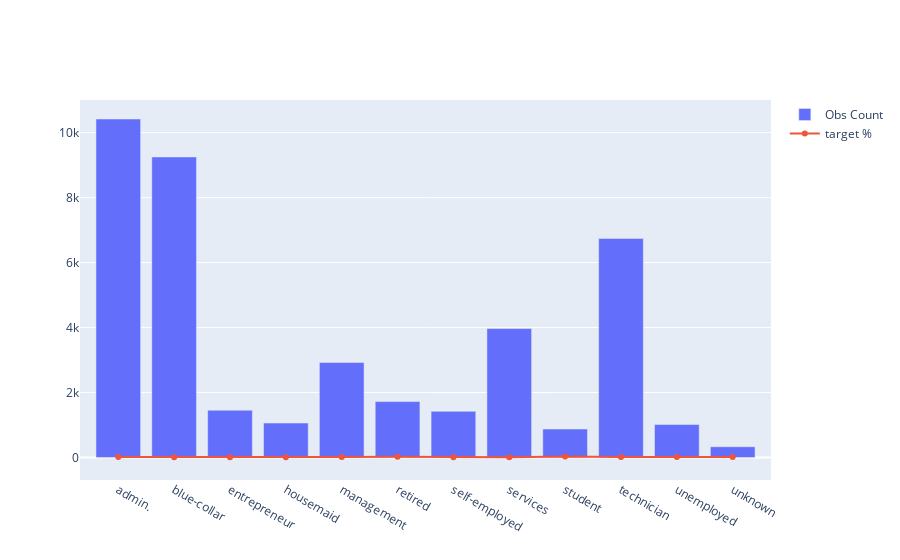

The notebook cell saved with this chart:
### Code cell
fig = go.Figure()
fig.add_trace( go.Bar(name='Obs Count', x=df[df['Var']=='job']['lvl'], y=df[df['Var']=='job']['Obs']))
fig.add_trace(go.Scatter(name='target %', x=df[df['Var']=='job']['lvl'], y=df[df['Var']=='job']['target_1_%']))

### Figure 1 — Plotly figure (JSON) as saved in the notebook; plotly's stock layout.template omitted (floating-point values rounded to 4 significant figures)
{"data": [{"name": "Obs Count", "type": "bar", "x": ["admin.", "blue-collar", "entrepreneur", "housemaid", "management", "retired", "self-employed", "services", "student", "technician", "unemployed", "unknown"], "y": [10422, 9254, 1456, 1060, 2924, 1720, 1421, 3969, 875, 6743, 1014, 330]}, {"name": "target %", "type": "scatter", "x": ["admin.", "blue-collar", "entrepreneur", "housemaid", "management", "retired", "self-employed", "services", "student", "technician", "unemployed", "unknown"], "y": [12.97, 6.894, 8.516, 10, 11.22, 25.23, 10.49, 8.138, 31.43, 10.83, 14.2, 11.21]}], "layout": {}}
